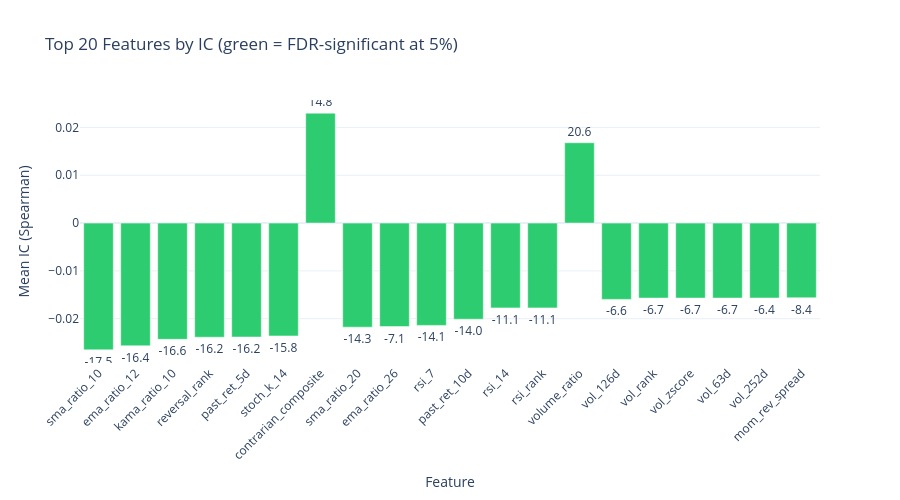

Notebook cell for this chart:
### Markdown cell above
### IC Bar Chart (Top 20)

### Code cell
if ic_results:
    top_20 = eval_summary.sort(pl.col("ic_mean").abs(), descending=True).head(20)

    fig = go.Figure()
    colors = ["#2ecc71" if sig else "#95a5a6" for sig in top_20["significant_fdr05"].to_list()]
    fig.add_trace(
        go.Bar(
            x=top_20["feature"].to_list(),
            y=top_20["ic_mean"].to_list(),
            marker_color=colors,
            text=[f"{t:.1f}" for t in top_20["hac_tstat"].to_list()],
            textposition="outside",
        )
    )
    fig.update_layout(
        title="Top 20 Features by IC (green = FDR-significant at 5%)",
        xaxis_title="Feature",
        yaxis_title="Mean IC (Spearman)",
        template="plotly_white",
        xaxis_tickangle=-45,
        height=500,
    )
    fig.show()

### Figure 1 — Plotly figure (JSON) as saved in the notebook; plotly's stock layout.template omitted (floating-point values rounded to 4 significant figures)
{"data": [{"marker": {"color": ["#2ecc71", "#2ecc71", "#2ecc71", "#2ecc71", "#2ecc71", "#2ecc71", "#2ecc71", "#2ecc71", "#2ecc71", "#2ecc71", "#2ecc71", "#2ecc71", "#2ecc71", "#2ecc71", "#2ecc71", "#2ecc71", "#2ecc71", "#2ecc71", "#2ecc71", "#2ecc71"]}, "text": ["-17.5", "-16.4", "-16.6", "-16.2", "-16.2", "-15.8", "14.8", "-14.3", "-7.1", "-14.1", "-14.0", "-11.1", "-11.1", "20.6", "-6.6", "-6.7", "-6.7", "-6.7", "-6.4", "-8.4"], "textposition": "outside", "type": "bar", "x": ["sma_ratio_10", "ema_ratio_12", "kama_ratio_10", "reversal_rank", "past_ret_5d", "stoch_k_14", "contrarian_composite", "sma_ratio_20", "ema_ratio_26", "rsi_7", "past_ret_10d", "rsi_14", "rsi_rank", "volume_ratio", "vol_126d", "vol_rank", "vol_zscore", "vol_63d", "vol_252d", "mom_rev_spread"], "y": [-0.02651, -0.02567, -0.02432, -0.02387, -0.02383, -0.02361, 0.02299, -0.02177, -0.02165, -0.0214, -0.02011, -0.01774, -0.01774, 0.0168, -0.01596, -0.01569, -0.01569, -0.01568, -0.01568, -0.01562]}], "layout": {"height": 500, "title": {"text": "Top 20 Features by IC (green = FDR-significant at 5%)"}, "xaxis": {"tickangle": -45, "title": {"text": "Feature"}}, "yaxis": {"title": {"text": "Mean IC (Spearman)"}}}}
